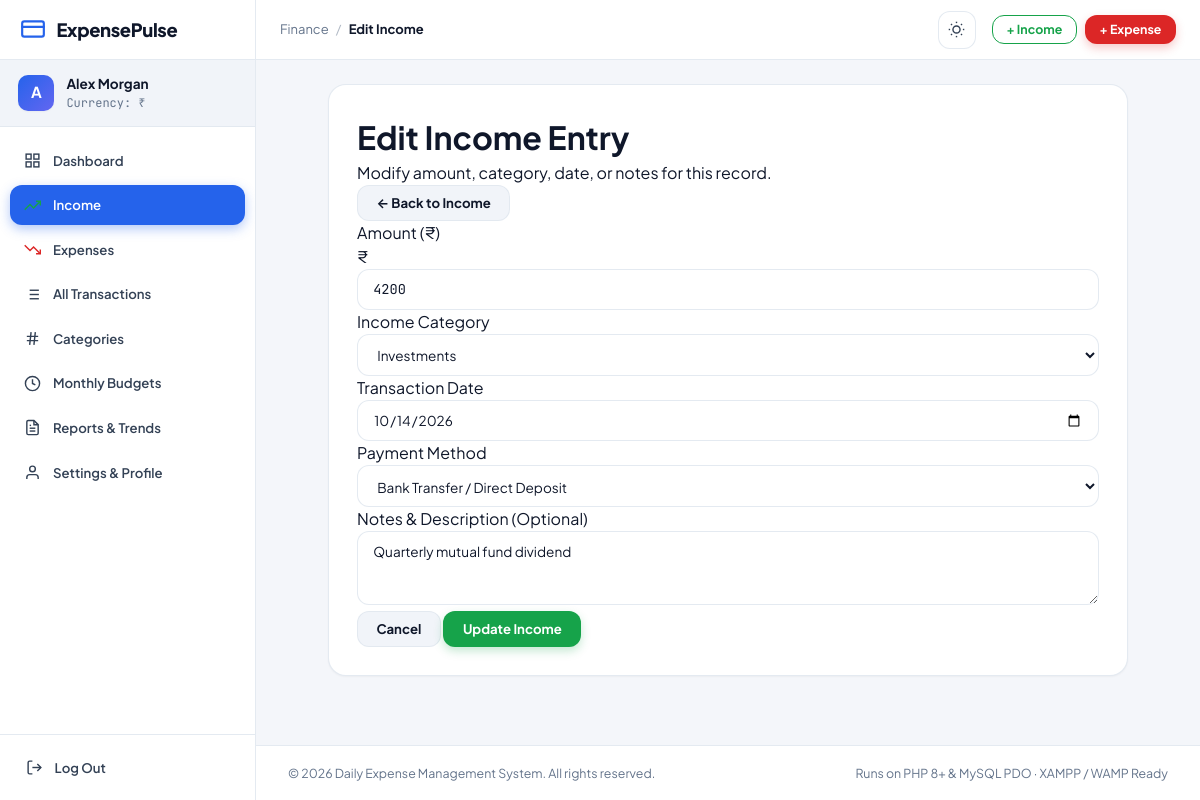
The page /income/edit.php?id=3 (signed in) on the database its author committed.
### tables this page shows
CREATE TABLE `users` (
  `id` INT UNSIGNED NOT NULL AUTO_INCREMENT,
  `name` VARCHAR(100) NOT NULL,
  `email` VARCHAR(191) NOT NULL,
  `password_hash` VARCHAR(255) NOT NULL,
  `currency` VARCHAR(10) NOT NULL DEFAULT '₹',
  `created_at` TIMESTAMP NOT NULL DEFAULT CURRENT_TIMESTAMP,
  PRIMARY KEY (`id`),
  UNIQUE KEY `idx_users_email` (`email`)
);

CREATE TABLE `transactions` (
  `id` INT UNSIGNED NOT NULL AUTO_INCREMENT,
  `user_id` INT UNSIGNED NOT NULL,
  `category_id` INT UNSIGNED NOT NULL,
  `type` ENUM('income', 'expense') NOT NULL,
  `amount` DECIMAL(12,2) NOT NULL,
  `payment_method` VARCHAR(50) NOT NULL DEFAULT 'Cash',
  `transaction_date` DATE NOT NULL,
  `notes` TEXT NULL,
  `created_at` TIMESTAMP NOT NULL DEFAULT CURRENT_TIMESTAMP,
  `updated_at` TIMESTAMP NOT NULL DEFAULT CURRENT_TIMESTAMP ON UPDATE CURRENT_TIMESTAMP,
  PRIMARY KEY (`id`),
  KEY `idx_transactions_user` (`user_id`),
  KEY `idx_transactions_date` (`transaction_date`),
  KEY `idx_transactions_category` (`category_id`),
  KEY `idx_transactions_user_date` (`user_id`, `transaction_date`),
  CONSTRAINT `fk_transactions_user` FOREIGN KEY (`user_id`)
    REFERENCES `users` (`id`) ON DELETE CASCADE ON UPDATE CASCADE,
  CONSTRAINT `fk_transactions_category` FOREIGN KEY (`category_id`)
    REFERENCES `categories` (`id`) ON DELETE RESTRICT ON UPDATE CASCADE
);

CREATE TABLE `categories` (
  `id` INT UNSIGNED NOT NULL AUTO_INCREMENT,
  `user_id` INT UNSIGNED NOT NULL,
  `name` VARCHAR(100) NOT NULL,
  `type` ENUM('income', 'expense') NOT NULL,
  `created_at` TIMESTAMP NOT NULL DEFAULT CURRENT_TIMESTAMP,
  PRIMARY KEY (`id`),
  KEY `idx_categories_user` (`user_id`),
  KEY `idx_categories_type` (`type`),
  CONSTRAINT `fk_categories_user` FOREIGN KEY (`user_id`)
    REFERENCES `users` (`id`) ON DELETE CASCADE ON UPDATE CASCADE
);

### includes/functions.php (called while the page is built, shortened)
<?php
function e(?string $string): string
{
    return htmlspecialchars((string)($string ?? ''), ENT_QUOTES, 'UTF-8');
}
function base_url(string $path = ''): string
{
    $scriptDir = str_replace('\\', '/', dirname($_SERVER['SCRIPT_NAME']));
    $segments = explode('/', trim($scriptDir, '/'));
    $baseSegments = [];
    foreach ($segments as $seg) {
        $baseSegments[] = $seg;
    }
    $base = '/' . implode('/', $baseSegments);
    return rtrim($base, '/') . '/' . ltrim($path, '/');
}
function current_user(): ?array
{
    return $_SESSION['user'] ?? null;
}
function current_currency(): string
{
    return $_SESSION['user']['currency'] ?? '₹';
}

### includes/auth_check.php (called while the page is built, shortened)
<?php
require_once __DIR__ . '/functions.php';
$pdo = getDBConnection();
$stmt = $pdo->prepare("SELECT id, name, email, currency, created_at FROM users WHERE id = :id LIMIT 1");
$stmt->execute([':id' => $_SESSION['user_id']]);

### income/edit.php (the view, shortened to what this page needs)
<?php
require_once __DIR__ . '/../includes/auth_check.php';
$pageTitle = 'Edit Income';
$currentPage = 'income';
$userId = (int)current_user_id();
$pdo = getDBConnection();
$id = isset($_GET['id']) && ctype_digit($_GET['id']) ? (int)$_GET['id'] : 0;
$stmt = $pdo->prepare("SELECT * FROM transactions WHERE id = :id AND user_id = :user_id AND type = 'income' LIMIT 1");
$stmt->execute([':id' => $id, ':user_id' => $userId]);
$transaction = $stmt->fetch();
$catStmt = $pdo->prepare("SELECT id, name FROM categories WHERE user_id = :user_id AND type = 'income' ORDER BY name ASC");
$catStmt->execute([':user_id' => $userId]);
$categories = $catStmt->fetchAll();
$errors = [];
$amount = (float)$transaction['amount'];
$categoryId = (int)$transaction['category_id'];
$paymentMethod = $transaction['payment_method'];
$date = $transaction['transaction_date'];
$notes = $transaction['notes'] ?? '';
require_once __DIR__ . '/../includes/header.php';
?>
<div class="form-container-card">
  <div class="card-header-styled">
    <div>
      <h1 class="card-title">Edit Income Entry</h1>
      <p class="card-subtitle">Modify amount, category, date, or notes for this record.</p>
    </div>
    <a href="<?= base_url('income/index.php') ?>" class="btn btn-secondary">&larr; Back to Income</a>
  </div>
  <form method="POST" action="<?= base_url('income/edit.php?id=' . $id) ?>" class="entry-form" novalidate>
    <div class="form-grid-2">
      <div class="form-group">
        <label for="amount" class="form-label required">Amount (<?= e(current_currency()) ?>)</label>
        <div class="input-prefix-wrapper">
          <span class="input-prefix"><?= e(current_currency()) ?></span>
          <input
            type="number"
            step="0.01"
            min="0.01"
            id="amount"
            name="amount"
            class="form-control form-control-lg font-mono tabular-nums <?= isset($errors['amount']) ? 'is-invalid' : '' ?>"
            value="<?= e((string)$amount) ?>"
            required
            autofocus
          >
        </div>
      </div>
      <div class="form-group">
        <label for="category_id" class="form-label required">Income Category</label>
        <select id="category_id" name="category_id" class="form-select form-control-lg <?= isset($errors['category_id']) ? 'is-invalid' : '' ?>" required>
          <?php foreach ($categories as $cat): ?>
            <option value="<?= $cat['id'] ?>" <?= $categoryId === (int)$cat['id'] ? 'selected' : '' ?>>
              <?= e($cat['name']) ?>
            </option>
          <?php endforeach; ?>
        </select>
      </div>
      <div class="form-group">
        <label for="transaction_date" class="form-label required">Transaction Date</label>
        <input
          type="date"
          id="transaction_date"
          name="transaction_date"
          class="form-control <?= isset($errors['transaction_date']) ? 'is-invalid' : '' ?>"
          value="<?= e($date) ?>"
          max="<?= date('Y-m-d') ?>"
          required
        >
      </div>
      <div class="form-group">
        <label for="payment_method" class="form-label required">Payment Method</label>
        <select id="payment_method" name="payment_method" class="form-select" required>
          <option value="Bank" <?= $paymentMethod === 'Bank' ? 'selected' : '' ?>>Bank Transfer / Direct Deposit</option>
        </select>
      </div>
    </div>
    <div class="form-group">
      <label for="notes" class="form-label">Notes & Description (Optional)</label>
      <textarea id="notes" name="notes" rows="3" class="form-control"><?= e($notes) ?></textarea>
    </div>
    <div class="form-actions-row">
      <a href="<?= base_url('income/index.php') ?>" class="btn btn-secondary">Cancel</a>
      <button type="submit" class="btn btn-primary-income">Update Income</button>
    </div>
  </form>
</div>
<?php require_once __DIR__ . '/../includes/footer.php'; ?>

### includes/header.php (shortened to what this page needs)
<?php
require_once __DIR__ . '/functions.php';
$pageTitle = $pageTitle ?? 'Daily Expense Management System';
$currentPage = $currentPage ?? '';
$user = current_user();
?>
<!DOCTYPE html>
<html lang="en">
<head>
  <link rel="stylesheet" href="<?= base_url('assets/css/style.css') ?>">
</head>
<body class="app-body">
  <div class="app-layout">
    <aside id="app-sidebar" class="app-sidebar">
      <div class="sidebar-brand">
        <a href="<?= base_url('dashboard.php') ?>" class="brand-link">
          <svg class="brand-icon" viewBox="0 0 24 24" fill="none" stroke="currentColor" stroke-width="2" stroke-linecap="round" stroke-linejoin="round">
            <rect width="20" height="14" x="2" y="5" rx="2"/>
            <line x1="2" x2="22" y1="10" y2="10"/>
          </svg>
          <span class="brand-text">ExpensePulse</span>
        </a>
      </div>
      <div class="sidebar-user">
        <div class="user-avatar"><?= strtoupper(substr($user['name'] ?? 'U', 0, 1)) ?></div>
        <div class="user-info">
          <span class="user-name"><?= e($user['name'] ?? 'User') ?></span>
          <span class="user-currency">Currency: <?= e(current_currency()) ?></span>
        </div>
      </div>
      <nav class="sidebar-nav">
        <a href="<?= base_url('dashboard.php') ?>" class="nav-item <?= $currentPage === 'dashboard' ? 'active' : '' ?>">
          <svg class="nav-icon" viewBox="0 0 24 24" fill="none" stroke="currentColor" stroke-width="2">
            <rect x="3" y="3" width="7" height="7"></rect>
            <rect x="14" y="3" width="7" height="7"></rect>
            <rect x="14" y="14" width="7" height="7"></rect>
            <rect x="3" y="14" width="7" height="7"></rect>
          </svg>
          <span>Dashboard</span>
        </a>
        <a href="<?= base_url('income/index.php') ?>" class="nav-item <?= $currentPage === 'income' ? 'active' : '' ?>">
          <svg class="nav-icon text-income" viewBox="0 0 24 24" fill="none" stroke="currentColor" stroke-width="2">
            <polyline points="23 6 13.5 15.5 8.5 10.5 1 18"></polyline>
            <polyline points="17 6 23 6 23 12"></polyline>
          </svg>
          <span>Income</span>
        </a>
        <a href="<?= base_url('expenses/index.php') ?>" class="nav-item <?= $currentPage === 'expenses' ? 'active' : '' ?>">
          <svg class="nav-icon text-expense" viewBox="0 0 24 24" fill="none" stroke="currentColor" stroke-width="2">
            <polyline points="23 18 13.5 8.5 8.5 13.5 1 6"></polyline>
            <polyline points="17 18 23 18 23 12"></polyline>
          </svg>
          <span>Expenses</span>
        </a>
        <a href="<?= base_url('transactions.php') ?>" class="nav-item <?= $currentPage === 'transactions' ? 'active' : '' ?>">
          <span>All Transactions</span>
        </a>
        <a href="<?= base_url('categories/index.php') ?>" class="nav-item <?= $currentPage === 'categories' ? 'active' : '' ?>">
          <svg class="nav-icon" viewBox="0 0 24 24" fill="none" stroke="currentColor" stroke-width="2">
            <path d="M4 9h16M4 15h16M10 3L8 21M16 3l-2 18"></path>
          </svg>
          <span>Categories</span>
        </a>
        <a href="<?= base_url('budgets.php') ?>" class="nav-item <?= $currentPage === 'budgets' ? 'active' : '' ?>">
          <svg class="nav-icon" viewBox="0 0 24 24" fill="none" stroke="currentColor" stroke-width="2">
            <circle cx="12" cy="12" r="10"></circle>
            <path d="M12 6v6l4 2"></path>
          </svg>
          <span>Monthly Budgets</span>
        </a>
        <a href="<?= base_url('reports.php') ?>" class="nav-item <?= $currentPage === 'reports' ? 'active' : '' ?>">
          <span>Reports & Trends</span>
        </a>
        <a href="<?= base_url('profile.php') ?>" class="nav-item <?= $currentPage === 'profile' ? 'active' : '' ?>">
          <svg class="nav-icon" viewBox="0 0 24 24" fill="none" stroke="currentColor" stroke-width="2">
            <path d="M20 21v-2a4 4 0 0 0-4-4H8a4 4 0 0 0-4 4v2"></path>
            <circle cx="12" cy="7" r="4"></circle>
          </svg>
          <span>Settings & Profile</span>
        </a>
      </nav>
      <div class="sidebar-footer">
        <a href="<?= base_url('auth/logout.php') ?>" class="nav-item logout-link">
          <svg class="nav-icon" viewBox="0 0 24 24" fill="none" stroke="currentColor" stroke-width="2">
            <path d="M9 21H5a2 2 0 0 1-2-2V5a2 2 0 0 1 2-2h4"></path>
            <polyline points="16 17 21 12 16 7"></polyline>
            <line x1="21" y1="12" x2="9" y2="12"></line>
          </svg>
          <span>Log Out</span>
        </a>
      </div>
    </aside>
    <div class="app-main">
      <header class="app-header">
        <div class="header-left">
          <div class="header-breadcrumbs">
            <span class="crumb-root">Finance</span>
            <span class="crumb-sep">/</span>
            <span class="crumb-current"><?= e($pageTitle) ?></span>
          </div>
        </div>
        <div class="header-right">
          <button id="theme-toggle-btn" class="btn btn-icon" title="Toggle Light / Dark mode" aria-label="Toggle theme">
          </button>
          <div class="header-actions">
            <a href="<?= base_url('income/add.php') ?>" class="btn btn-sm btn-outline-income">+ Income</a>
            <a href="<?= base_url('expenses/add.php') ?>" class="btn btn-sm btn-primary-expense">+ Expense</a>
          </div>
        </div>
      </header>
      <main class="page-container">

### rows shown on the page
users: name "A", name "Alex Morgan"
transactions: amount "4200", category_id "Investments", transaction_date "10/14/2026", payment_method "Bank Transfer / Direct Deposit", notes "Quarterly mutual fund dividend"

### other values the page prints
current_currency() "₹"
$pageTitle "Edit Income"
